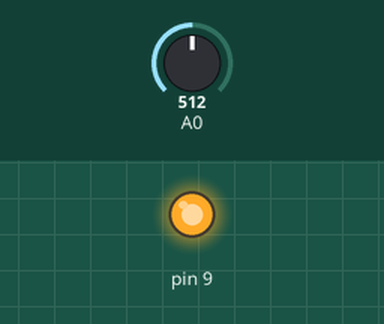
Simulated run of this sketch. Board: Arduino Uno, built with avr-gcc and run on an emulated ATmega328P. Parts: output pins drawn as LEDs (lit = HIGH). The test bench sets the inputs (shaded band); at power-on: A0 = 512. What the sketch prints to the serial monitor is not drawn.

Above: at 3.8 s.
3.9 s: A0 set to 122
At 4.9 s:
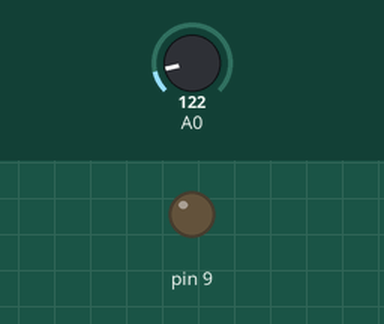
7.9 s: A0 set to 0
Timing chart, 0 to 17.9 s (numbered marks = the images above; inputs shaded):
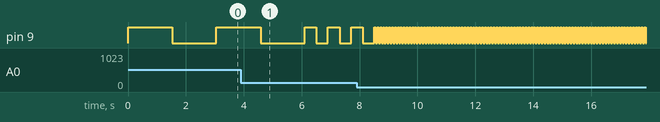

Measured:
- by itself, pin 9: repeats every 0.10 s: HIGH 0.05 s, LOW 0.05 s

The sketch:

analog_02.ino
```cpp
/* Let's flash a light based on a
 analog read value, based on conecting a pot to
 A0. We can add map() and constrain() to limit values.
 */

int delayValue;


void setup() {
  pinMode(9, OUTPUT);
  pinMode(A0, INPUT);
  Serial.begin(9600);
}


// Note that as you use larger delay values, you're trapped
// in the loop longer, so the device is less responsive.
void loop() {
  delayValue = analogRead(A0);
  delayValue = map(delayValue,0,1023,50,3000);
  Serial.println(delayValue);
  digitalWrite(9, HIGH);
  delay(delayValue);
  digitalWrite(9, LOW);
  delay(delayValue);
}
```
